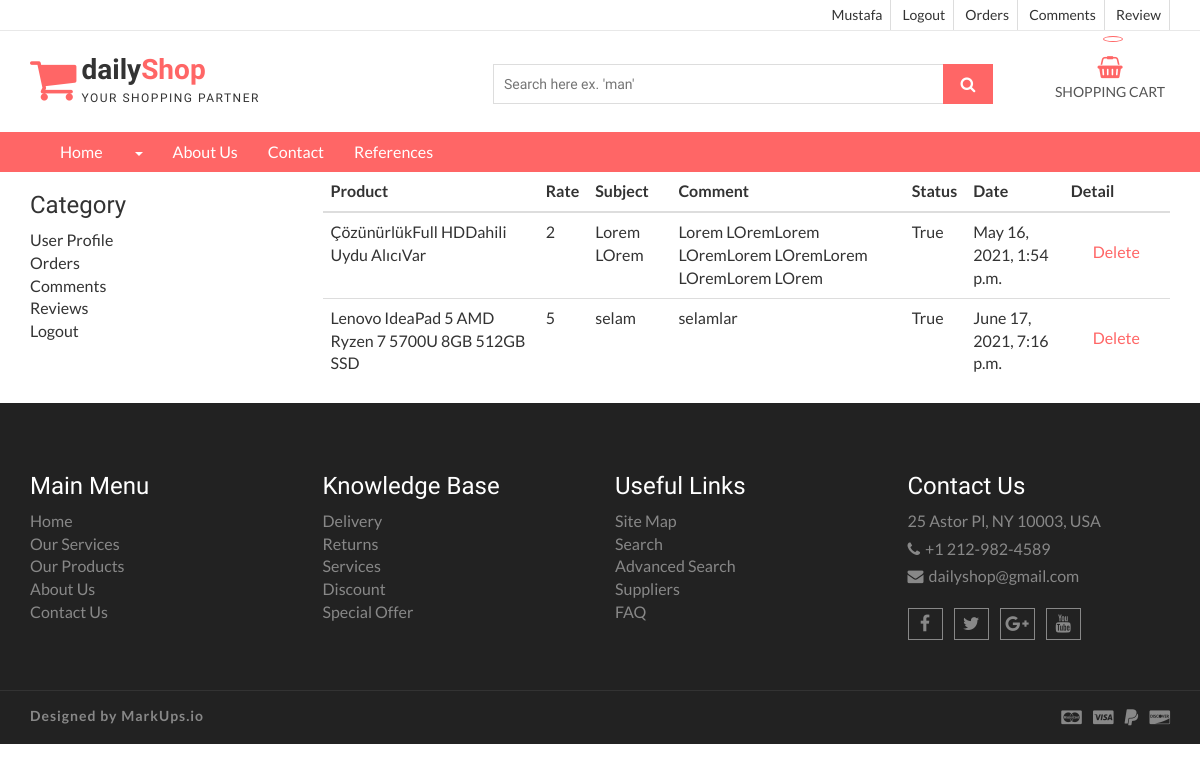
The page /user/comments/ (signed in) on the database as committed earlier.
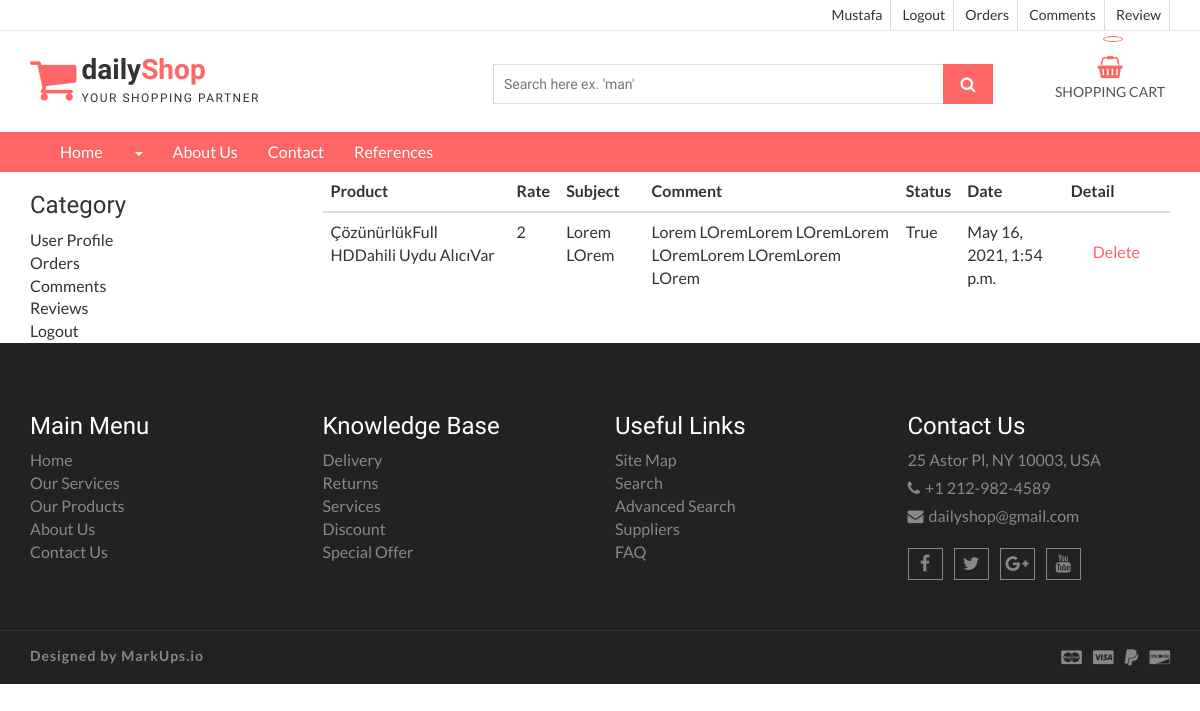
The same page on the database as committed later.
### product/models.py (models this page shows, shortened)
class Comment(models.Model):
    STATUS = (
        ('New','Yeni'),
        ('True', 'Evet'),
        ('False', 'Hayır'),
    )
    product = models.ForeignKey(Product,on_delete=models.CASCADE)
    user = models.ForeignKey(User,on_delete=models.CASCADE)
    subject = models.CharField(max_length=100,blank=True)
    comment = models.TextField(max_length=100,blank=True)
    rate = models.IntegerField(blank=True)
    status = models.CharField(max_length=10,choices=STATUS,default='New')
    ip = models.CharField(blank=True,max_length=20)
    create_at = models.DateTimeField(auto_now_add=True)
    update_at = models.DateTimeField(auto_now=True)

class Product(models.Model):
    STATUS = (
        ('True', 'Evet'),
        ('False', 'Hayır'),
    )
    category = models.ForeignKey(Category,on_delete=models.CASCADE) #relation with Category table  .. category_id .. CASCADE category id silindimi alt elemanlarıyla beraber sil demek.
    title = models.CharField(max_length=100,blank=True)
    slug = models.SlugField(unique=True,null=False)
    keywords = models.CharField(max_length=255,blank=True)
    description = models.CharField(max_length=255,blank=True)
    image = models.ImageField(blank=True,upload_to='images/')
    price = models.FloatField()
    amount = models.IntegerField()
    detail = RichTextUploadingField()
    status = models.CharField(max_length=10,choices=STATUS)
    create_at = models.DateTimeField(auto_now_add=True)
    update_at = models.DateTimeField(auto_now=True)
    def image_tag(self):
        if self.image:
            return mark_safe('<img src="{}" height="50"/>'.format(self.image.url))
        else:
            return ""
    image_tag.short_description = 'Image'

### user/views.py (the view)
# urls.py: path('comments/', views.comments, name="comments"),
@login_required(login_url='/login')
def comments(request):
    category = Category.objects.all()
    current_user = request.user
    profile = UserProfile.objects.get(user_id=current_user.id)
    comments = Comment.objects.filter(user_id=current_user.id)
    context = {
        'category': category,
        'comments': comments,
        'profile': profile
    }
    return render(request, "user_comments.html", context)

### home/models.py (called while the page is built)
    def user_name(self):
        return '[' + self.user.username + '] ' + self.user.first_name + ' ' + self.user.last_name

### user/templates/user_comments.html (shortened to what this page needs)
{% extends 'homebase.html' %}
{% block navbar %}
    {% include 'navbar.html' %}
{% endblock %}
{% block content %}
    <section id="aa-error">
        <div class="container">
            <div class="row">
                <div class="col-md-3">
                    {% include "user_panel.html" %}
                </div>
                <div class="col-md-9">
                    <table class="table">
                        <thead>
                        <tr>
                            <th scope="col">Product</th>
                            <th scope="col">Rate</th>
                            <th scope="col">Subject</th>
                            <th scope="col">Comment</th>
                            <th scope="col">Status</th>
                            <th scope="col">Date</th>
                            <th scope="col">Detail</th>
                        </tr>
                        </thead>
                        <tbody>
                        {% for rs in comments %}
                            <tr>
                                <td scope="col">
                                    <a href="/product/{{ rs.product_id }}/{{ rs.product.slug }}">
                                        {{ rs.product.title }}
                                    </a>
                                </td>
                                <td scope="col">{{ rs.rate }}</td>
                                <td scope="col">{{ rs.subject }}</td>
                                <td scope="col">{{ rs.comment }}</td>
                                <td scope="col">{{ rs.status }}</td>
                                <td scope="col">{{ rs.create_at }}</td>
                                <td scope="col">
                                    <a class=" aa-secondary-btn"
                                       href="/user/deletecomment/{{ rs.id }}"
                                       onclick="return confirm('Silmek istediğinize emin misiniz?')">
                                        Delete
                                    </a>
                                </td>
                            </tr>
                        {% endfor %}
                        </tbody>
                    </table>
                </div>
            </div>
        </div>
    </section>
{% endblock %}

### home/templates/homebase.html (shortened to what this page needs)
<!DOCTYPE html>
<html lang="en">
<head>
    {% load static %}
    <link href="{% static 'css/font-awesome.css' %}" rel="stylesheet">
    <link href="{% static 'css/bootstrap.css' %}" rel="stylesheet">
    <link href="{% static 'css/jquery.smartmenus.bootstrap.css' %}" rel="stylesheet">
    <link rel="stylesheet" type="text/css" href="{% static 'css/jquery.simpleLens.css' %}">
    <link rel="stylesheet" type="text/css" href="{% static 'css/slick.css' %}">
    <link rel="stylesheet" type="text/css" href="{% static 'css/nouislider.css' %}">
    <link id="switcher" href="{% static 'css/theme-color/default-theme.css' %}" rel="stylesheet">
    <link href="{% static 'css/sequence-theme.modern-slide-in.css' %}" rel="stylesheet" media="all">
    <link href="{% static 'css/style.css' %}" rel="stylesheet">
</head>
<body>
    {% include 'header.html' %}
    {% block navbar %}{% endblock %}
    {% block content %}{% endblock %}
    {% include 'footer.html' %}
</body>
</html>

### home/templates/header.html (shortened to what this page needs)
{% load static %}
<link rel="stylesheet" href="https://ajax.googleapis.com/ajax/libs/jqueryui/1.11.4/themes/smoothness/jquery-ui.css">
<header id="aa-header">
    <div class="aa-header-top">
        <div class="container">
            <div class="row">
                <div class="col-md-12">
                    <div class="aa-header-top-area">
                        <div class="aa-header-top-right">
                            <ul class="aa-head-top-nav-right">
                                {% if user.id is not None %}
                                    <li><a href="/user">{{ user.first_name }}</a></li>
                                {% else %}
                                    <li><a href="/login/">Login</a></li>
                                    <li><a href="/register/">Register</a></li>
                                {% endif %}
                                <li class="hidden-xs"><a href="/logout/">Logout</a></li>
                                <li class="hidden-xs"><a href="/user/orders">Orders</a></li>
                                <li class="hidden-xs"><a href="/user/comments">Comments</a></li>
                                <li class="hidden-xs"><a href="/user/reviews">Review</a></li>
                            </ul>
                        </div>
                    </div>
                </div>
            </div>
        </div>
    </div>
    <div class="aa-header-bottom">
        <div class="container">
            <div class="row">
                <div class="col-md-12">
                    <div class="aa-header-bottom-area">
                        <div class="aa-logo">
                            <a href="index.html">
                                <span class="fa fa-shopping-cart"></span>
                                <p>daily<strong>Shop</strong> <span>Your Shopping Partner</span></p>
                            </a>
                        </div>
                        <div class="aa-cartbox">
                            <a class="aa-cart-link" href="/shopcart/">
                                <span class="fa fa-shopping-basket"></span>
                                <span class="aa-cart-title">SHOPPING CART</span>
                                <span class="aa-cart-notify">{{ request.session.cart_items }}</span>
                            </a>
                        </div>
                        <div class="aa-search-box">
                            <form action="/search/" method="post">
                                <input type="text" name="query" id="query" placeholder="Search here ex. 'man' ">
                                <button type="submit"><span class="fa fa-search"></span></button>
                            </form>
                        </div>
                    </div>
                </div>
            </div>
        </div>
    </div>
</header>

### home/templates/navbar.html (shortened to what this page needs)
<section id="menu">
    <div class="container">
        <div class="menu-area">
            <div class="navbar navbar-default" role="navigation">
                <div class="navbar-collapse collapse">
                    {% load mptt_tags %}
                    <ul class="nav navbar-nav">
                        <li><a href="/">Home</a></li>
                        {% recursetree category %}
                            <li><a href="/category/{{ node.id }}/{{ node.slug }}">{{ node.title }} <span
                                    class="caret"></span></a>
                            </li>
                        {% endrecursetree %}
                        <li><a href="/aboutus">About Us</a></li>
                        <li><a href="/contact">Contact</a></li>
                        <li><a href="/references">References</a></li>
                    </ul>
                </div>
            </div>
        </div>
    </div>
</section>

### user/templates/user_panel.html
<div class="aa-sidebar-widget" >
    <h3>Category</h3>
    <ul class="aa-catg-nav">
        <li><a href="/user">User Profile</a></li>
        <li><a href="/user/orders">Orders</a></li>
        <li><a href="/user/comments">Comments</a></li>
        <li><a href="/user/reviews">Reviews</a></li>
        <li><a href="/logout">Logout</a></li>
    </ul>
</div>

### home/templates/footer.html (shortened to what this page needs)
<footer id="aa-footer">
    <div class="aa-footer-top">
        <div class="container">
            <div class="row">
                <div class="col-md-12">
                    <div class="aa-footer-top-area">
                        <div class="row">
                            <div class="col-md-3 col-sm-6">
                                <div class="aa-footer-widget">
                                    <h3>Main Menu</h3>
                                    <ul class="aa-footer-nav">
                                        <li><a href="#">Home</a></li>
                                        <li><a href="#">Our Services</a></li>
                                        <li><a href="#">Our Products</a></li>
                                        <li><a href="#">About Us</a></li>
                                        <li><a href="#">Contact Us</a></li>
                                    </ul>
                                </div>
                            </div>
                            <div class="col-md-3 col-sm-6">
                                <div class="aa-footer-widget">
                                    <div class="aa-footer-widget">
                                        <h3>Knowledge Base</h3>
                                        <ul class="aa-footer-nav">
                                            <li><a href="#">Delivery</a></li>
                                            <li><a href="#">Returns</a></li>
                                            <li><a href="#">Services</a></li>
                                            <li><a href="#">Discount</a></li>
                                            <li><a href="#">Special Offer</a></li>
                                        </ul>
                                    </div>
                                </div>
                            </div>
                            <div class="col-md-3 col-sm-6">
                                <div class="aa-footer-widget">
                                    <div class="aa-footer-widget">
                                        <h3>Useful Links</h3>
                                        <ul class="aa-footer-nav">
                                            <li><a href="#">Site Map</a></li>
                                            <li><a href="#">Search</a></li>
                                            <li><a href="#">Advanced Search</a></li>
                                            <li><a href="#">Suppliers</a></li>
                                            <li><a href="#">FAQ</a></li>
                                        </ul>
                                    </div>
                                </div>
                            </div>
                            <div class="col-md-3 col-sm-6">
                                <div class="aa-footer-widget">
                                    <div class="aa-footer-widget">
                                        <h3>Contact Us</h3>
                                        <address>
                                            <p> 25 Astor Pl, NY 10003, USA</p>
                                            <p><span class="fa fa-phone"></span>+1 212-982-4589</p>
                                            <p><span class="fa fa-envelope"></span>dailyshop@gmail.com</p>
                                        </address>
                                        <div class="aa-footer-social">
                                            <a href="#"><span class="fa fa-facebook"></span></a>
                                            <a href="#"><span class="fa fa-twitter"></span></a>
                                            <a href="#"><span class="fa fa-google-plus"></span></a>
                                            <a href="#"><span class="fa fa-youtube"></span></a>
                                        </div>
                                    </div>
                                </div>
                            </div>
                        </div>
                    </div>
                </div>
            </div>
        </div>
    </div>
    <div class="aa-footer-bottom">
        <div class="container">
            <div class="row">
                <div class="col-md-12">
                    <div class="aa-footer-bottom-area">
                        <p>Designed by <a href="http://www.markups.io/">MarkUps.io</a></p>
                        <div class="aa-footer-payment">
                            <span class="fa fa-cc-mastercard"></span>
                            <span class="fa fa-cc-visa"></span>
                            <span class="fa fa-paypal"></span>
                            <span class="fa fa-cc-discover"></span>
                        </div>
                    </div>
                </div>
            </div>
        </div>
    </div>
</footer>
{% load static %}

### home/static/css/theme-color/default-theme.css (style rules this page uses)
.aa-secondary-btn { color: #ff6666; }
#aa-header .aa-header-bottom .aa-header-bottom-area .aa-logo a > span { color: #ff6666; }
#aa-header .aa-header-bottom .aa-header-bottom-area .aa-logo a strong { color: #ff6666; }
#aa-header .aa-header-bottom .aa-header-bottom-area .aa-search-box button { background-color: #ff6666; }
#aa-header .aa-header-bottom .aa-cartbox .aa-cart-link { color: #ff6666; }
#aa-header .aa-header-bottom .aa-cartbox .aa-cart-link .aa-cart-notify { border: 1px solid #ff6666; color: #ff6666; }
#aa-header .aa-header-bottom .aa-cartbox .aa-cart-link .aa-cart-notify:after { border-top-color: #ff6666; }
#menu { background-color: #ff6666; }

Rows that differ between the two databases and show on the page:
removed Comment: product "Lenovo IdeaPad 5 AMD Ryzen 7 5700U 8GB 512GB SSD", rate "5", subject "selam", comment "selamlar", status "True", create_at "June 17, 2021, 7:16 p.m."
